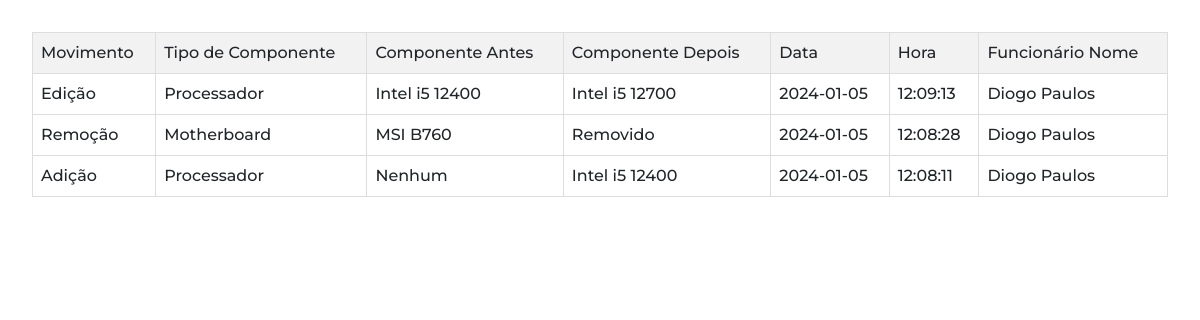
Screenshot of /historico.php (signed in) with the database file from the repository.
### tables this page shows
CREATE TABLE `movimentos` (
  `id` int(11) NOT NULL,
  `movimento` varchar(255) NOT NULL,
  `data` date NOT NULL,
  `hora` time NOT NULL,
  `funcionario_id` int(11) DEFAULT NULL,
  `funcionario_nome` varchar(255) NOT NULL,
  `movimento_detalhes_id` int(11) NOT NULL
);

CREATE TABLE `movimento_detalhes` (
  `id` int(11) NOT NULL,
  `tipo` varchar(50) NOT NULL,
  `componente_before` varchar(255) NOT NULL,
  `componente_after` varchar(255) NOT NULL
);

### historico.php (the view, shortened to what this page needs)
<!DOCTYPE html>
<html lang="en">
<head>
</head>
<body>
<?php
$servername = "localhost";
$username = "root";
$password = "";
$dbname = "gestaostock";
try {
    $conn = new PDO("mysql:host=$servername;dbname=$dbname", $username, $password);
    $conn->setAttribute(PDO::ATTR_ERRMODE, PDO::ERRMODE_EXCEPTION);
    $stmt = $conn->query("SELECT * FROM movimentos ORDER BY hora DESC");
    $movimentos = $stmt->fetchAll(PDO::FETCH_ASSOC);
    function getDetalhesById($detalhe){
        $servername = "localhost";
        $username = "root";
        $password = "";
        $dbname = "gestaostock";
        $conn = new PDO("mysql:host=$servername;dbname=$dbname", $username, $password);
        $conn->setAttribute(PDO::ATTR_ERRMODE, PDO::ERRMODE_EXCEPTION);
        $stmt = $conn->query("SELECT * FROM movimento_detalhes WHERE id='$detalhe'");
        $detalhe = $stmt->fetchAll(PDO::FETCH_ASSOC);
        return $detalhe;
    }
    echo '<table>';
    echo '<thead><tr><th>Movimento</th><th>Tipo de Componente</th><th>Componente Antes</th><th>Componente Depois</th><th>Data</th><th>Hora</th><th>Funcionário Nome</th></tr></thead>';
    echo '<tbody>';
    foreach ($movimentos as $movimento) {
        $detalhes = getDetalhesById($movimento['movimento_detalhes_id'])[0];
        echo '<tr>';
        echo '<td>' . $movimento['movimento'] . '</td>';
        echo '<td>' . $detalhes['tipo'] . '</td>';
        echo '<td>' . $detalhes['componente_before'] . '</td>';
        echo '<td>' . $detalhes['componente_after'] . '</td>';
        echo '<td>' . $movimento['data'] . '</td>';
        echo '<td>' . $movimento['hora'] . '</td>';
        echo '<td>' . $movimento['funcionario_nome'] . '</td>';
        echo '</tr>';
    }
    echo '</tbody>';
    echo '</table>';
} catch (PDOException $e) {
    echo "Connection failed: " . $e->getMessage();
}
?>
</body>
</html>

### style.css (style rules this page uses)
* { font-family: 'Montserrat', sans-serif; font-weight: 500; }
body { font-family: Arial, sans-serif; margin: 0; }
table { border-collapse: collapse; width: 100%; }
th, td { border: 1px solid #ddd; padding: 10px; text-align: left; }
th { background-color: #f2f2f2; }

### historico.php (style rules this page uses)
body { padding: 2rem; }
table { border-collapse: collapse; width: 100%; }
th, td { border: 1px solid #ddd; padding: 8px; text-align: left; }
th { background-color: #f2f2f2; }

### rows the page displays
movimentos: movimento "Edição", movimento_detalhes.tipo "Processador", movimento_detalhes.componente_before "Intel i5 12400", movimento_detalhes.componente_after "Intel i5 12700", data "2024-01-05", hora "12:09:13", funcionario_nome "Diogo Paulos"
movimentos: movimento "Remoção", movimento_detalhes.tipo "Motherboard", movimento_detalhes.componente_before "MSI B760", movimento_detalhes.componente_after "Removido", data "2024-01-05", hora "12:08:28", funcionario_nome "Diogo Paulos"
movimentos: movimento "Adição", movimento_detalhes.tipo "Processador", movimento_detalhes.componente_before "Nenhum", movimento_detalhes.componente_after "Intel i5 12400", data "2024-01-05", hora "12:08:11", funcionario_nome "Diogo Paulos"
